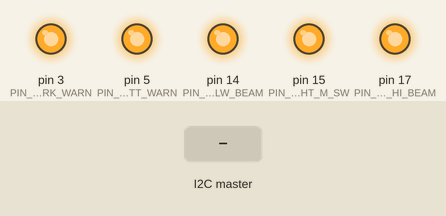
Simulated run of this sketch. Board: Arduino Uno, built with avr-gcc and run on an emulated ATmega328P. Shown: output pins drawn as LEDs (lit = HIGH). The test bench sets the inputs (shaded band). What the sketch prints to the serial monitor is not drawn.

Above: at 0.1 s.
At 2.2 s:
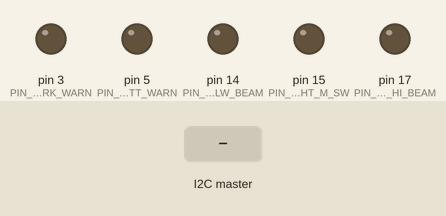
2.3 s: the I2C master sends the byte 1
4.0 s: the I2C master sends the byte 2
6.1 s: the I2C master sends the byte 90
Timing chart, 0 to 9.1 s (numbered marks = the images above; inputs shaded):
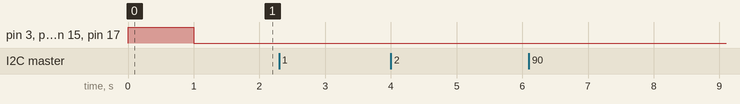

Measured:
- after the input at 2.3 s, every drawn part: stays the same
- after the input at 4.0 s, every drawn part: stays the same
- after the input at 6.1 s, every drawn part: stays the same

The sketch:

ECU4B.ino
```cpp
#include <Wire.h>
#include <avr/wdt.h>

#define PIN_LED_S_BRK_WARN  (3)
#define PIN_LED_BATT_WARN   (5)
#define PIN_LED_LIGHT_M_SW  (15)
#define PIN_LED_LW_BEAM     (14)
#define PIN_LED_HI_BEAM     (17)

#define I2C_ADDR_CPU2       (0x08)
#define I2C_BUFF_SIZE       (16)

uint8_t i2c_receive_data[I2C_BUFF_SIZE] = {0};
uint8_t i2c_rx_size = 0;

#define I2C_BUF_SHIFT_STS        (i2c_receive_data[0])
#define I2C_BUF_S_BRK_STS        (i2c_receive_data[1])
#define I2C_BUF_LIGHT_M_SW_STS   (i2c_receive_data[2])
#define I2C_BUF_LIGHT_STS        (i2c_receive_data[3])
#define I2C_BUF_BATT_LOW_STS     (i2c_receive_data[4])

// SHIFT status
#define SHIFT_STS_P         (0x00)
#define SHIFT_STS_N         (0x01)
#define SHIFT_STS_D         (0x02)
#define SHIFT_STS_R         (0x03)
#define SHIFT_STS_L         (0x04)
#define SHIFT_STS_ERR       (0x05)

// SIDE BRAKE status
#define SIDE_BRK_STS_OFF    (0x00)
#define SIDE_BRK_STS_ON     (0x01)

// LIGHT status
#define LIGHT_MSTR_SW_STS_OFF   (0x00)
#define LIGHT_MSTR_SW_STS_ON    (0x01)
#define LIGHT_STS_OFF           (0x00)
#define LIGHT_STS_LW_BEAM       (0x01)
#define LIGHT_STS_HI_BEAM       (0x02)

// BATT LEVEL status
#define VBATT_LVL_STS_NOM   (0x00)
#define VBATT_LVL_STS_LOW   (0x01)


void setup() {
  // put your setup code here, to run once:

  // I2C
  Wire.begin(I2C_ADDR_CPU2);
  Wire.onReceive(i2cReceive);
  pinMode (SDA, INPUT);       // disable pullup
  pinMode (SCL, INPUT);       // disable pullup

  // GPIO digitalWrite settings
  pinMode(PIN_LED_S_BRK_WARN,   OUTPUT);
  pinMode(PIN_LED_BATT_WARN,    OUTPUT);
  pinMode(PIN_LED_LIGHT_M_SW,   OUTPUT);
  pinMode(PIN_LED_LW_BEAM,      OUTPUT);
  pinMode(PIN_LED_HI_BEAM,      OUTPUT);

  digitalWrite(PIN_LED_S_BRK_WARN, HIGH);
  digitalWrite(PIN_LED_BATT_WARN, HIGH);
  digitalWrite(PIN_LED_LIGHT_M_SW, HIGH);
  digitalWrite(PIN_LED_LW_BEAM, HIGH);
  digitalWrite(PIN_LED_HI_BEAM, HIGH);

  delay(1000);

  digitalWrite(PIN_LED_S_BRK_WARN, LOW);
  digitalWrite(PIN_LED_BATT_WARN, LOW);
  digitalWrite(PIN_LED_LIGHT_M_SW, LOW);
  digitalWrite(PIN_LED_LW_BEAM, LOW);
  digitalWrite(PIN_LED_HI_BEAM, LOW);

  // UART
  Serial.begin(9600);

  // WDT
  wdt_enable(WDTO_4S);
}

void loop() {
  // put your main code here, to run repeatedly:

  static uint8_t shift_sts_tx = SHIFT_STS_P;
  static uint8_t shift_sts_tx_pre = SHIFT_STS_P;

  // WDT reset
  wdt_reset();

  // check shift status
  switch (I2C_BUF_SHIFT_STS)
  {
    case SHIFT_STS_P:   shift_sts_tx = SHIFT_STS_P;   break;
    case SHIFT_STS_N:   shift_sts_tx = SHIFT_STS_N;   break;
    case SHIFT_STS_D:   shift_sts_tx = SHIFT_STS_D;   break;
    case SHIFT_STS_R:   shift_sts_tx = SHIFT_STS_R;   break;
    case SHIFT_STS_L:   shift_sts_tx = SHIFT_STS_L;   break;
    case SHIFT_STS_ERR: shift_sts_tx = SHIFT_STS_ERR; break;
    default:            shift_sts_tx = SHIFT_STS_ERR; break;
  }

  Serial.write(shift_sts_tx);
  shift_sts_tx_pre = shift_sts_tx;


  // Telltale LED's controll
  // 1. Side brake warnning LED
  if (I2C_BUF_S_BRK_STS == SIDE_BRK_STS_ON)
  {
    digitalWrite(PIN_LED_S_BRK_WARN, HIGH);
  }
  else
  {
    digitalWrite(PIN_LED_S_BRK_WARN, LOW);
  }

  // 2. Light master switch status LED
  if (I2C_BUF_LIGHT_M_SW_STS == LIGHT_MSTR_SW_STS_ON)
  {
    digitalWrite(PIN_LED_LIGHT_M_SW, HIGH);
  }
  else
  {
    digitalWrite(PIN_LED_LIGHT_M_SW, LOW);
  }

  // 3. Light beam status LED
  if (I2C_BUF_LIGHT_STS == LIGHT_STS_LW_BEAM)   // High beam
  {
    digitalWrite(PIN_LED_LW_BEAM, HIGH);
  }
  else
  {
    digitalWrite(PIN_LED_LW_BEAM, LOW);
  }

  if (I2C_BUF_LIGHT_STS == LIGHT_STS_HI_BEAM)   // Low beam
  {
    digitalWrite(PIN_LED_HI_BEAM, HIGH);
  }
  else
  {
    digitalWrite(PIN_LED_HI_BEAM, LOW);
  }

  // 4. Battery level warnning LED
  if (I2C_BUF_BATT_LOW_STS == VBATT_LVL_STS_LOW)
  {
    digitalWrite(PIN_LED_BATT_WARN, HIGH);
  }
  else
  {
    digitalWrite(PIN_LED_BATT_WARN, LOW);
  }


  // Debug Serial
  /*
  Serial.print("Shift: ");
  Serial.println(i2c_receive_data[0]);

  Serial.print("side_brk: ");
  Serial.println(i2c_receive_data[1]);

  Serial.print("mstr_sw: ");
  Serial.println(i2c_receive_data[2]);

  Serial.print("light_state: ");
  Serial.println(i2c_receive_data[3]);

  Serial.print("vbatt_low: ");
  Serial.println(i2c_receive_data[4]);

  Serial.print("i2c_rx_size: ");
  Serial.println(i2c_rx_size);
  */

  delay(100);
}


void i2cReceive(int num) {

  i2c_rx_size = Wire.available();

  for (uint8_t i=0; (i<i2c_rx_size) && (i<I2C_BUFF_SIZE); i++)
  {
    i2c_receive_data[i] = Wire.read();
  }
}
```
